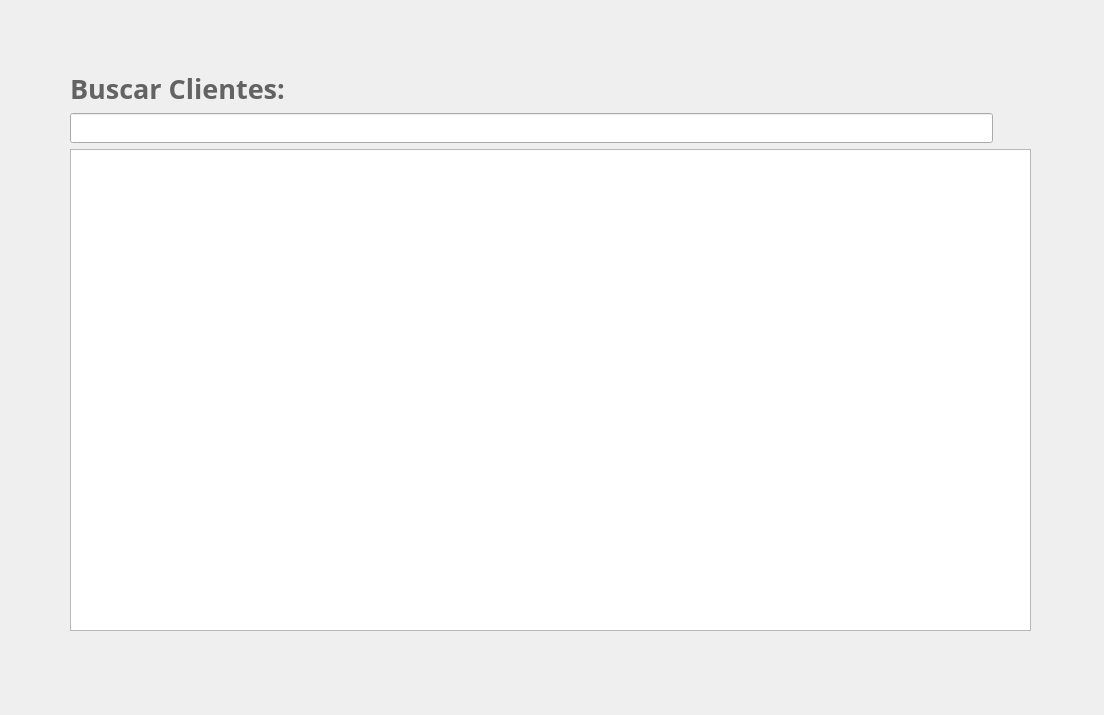
<?xml version="1.0" encoding="UTF-8"?>
<ui version="4.0">
 <class>buscarClientes</class>
 <widget class="QDialog" name="buscarClientes">
  <property name="geometry">
   <rect>
    <x>0</x>
    <y>0</y>
    <width>1104</width>
    <height>715</height>
   </rect>
  </property>
  <property name="windowTitle">
   <string>Dialog</string>
  </property>
  <widget class="QWidget" name="">
   <property name="geometry">
    <rect>
     <x>70</x>
     <y>70</y>
     <width>961</width>
     <height>561</height>
    </rect>
   </property>
   <layout class="QGridLayout" name="gridLayout">
    <item row="1" column="1">
     <widget class="QPushButton" name="pesquisaVendasClientes">
      <property name="styleSheet">
       <string notr="true">QPushButton{
border:none;

}</string>
      </property>
      <property name="text">
       <string/>
      </property>
      <property name="icon">
       <iconset>
        <normaloff>../img/magnifying-glass (1).png</normaloff>../img/magnifying-glass (1).png</iconset>
      </property>
      <property name="iconSize">
       <size>
        <width>25</width>
        <height>25</height>
       </size>
      </property>
     </widget>
    </item>
    <item row="0" column="0">
     <widget class="QLabel" name="buscarClientes2">
      <property name="font">
       <font>
        <family>Montserrat ExtraBold</family>
        <pointsize>20</pointsize>
        <weight>75</weight>
        <bold>true</bold>
       </font>
      </property>
      <property name="styleSheet">
       <string notr="true">color: rgb(99, 99, 99);</string>
      </property>
      <property name="text">
       <string>Buscar Clientes:</string>
      </property>
     </widget>
    </item>
    <item row="2" column="0" colspan="2">
     <widget class="QTableWidget" name="tabelasPesquisaClientes">
      <property name="enabled">
       <bool>true</bool>
      </property>
      <property name="autoFillBackground">
       <bool>false</bool>
      </property>
      <property name="frameShape">
       <enum>QFrame::StyledPanel</enum>
      </property>
      <property name="frameShadow">
       <enum>QFrame::Plain</enum>
      </property>
      <property name="lineWidth">
       <number>10</number>
      </property>
      <property name="midLineWidth">
       <number>10</number>
      </property>
      <property name="verticalScrollBarPolicy">
       <enum>Qt::ScrollBarAsNeeded</enum>
      </property>
      <property name="horizontalScrollBarPolicy">
       <enum>Qt::ScrollBarAsNeeded</enum>
      </property>
      <property name="autoScroll">
       <bool>true</bool>
      </property>
      <property name="editTriggers">
       <set>QAbstractItemView::NoEditTriggers</set>
      </property>
      <property name="tabKeyNavigation">
       <bool>false</bool>
      </property>
      <property name="selectionBehavior">
       <enum>QAbstractItemView::SelectItems</enum>
      </property>
      <property name="showGrid">
       <bool>true</bool>
      </property>
      <property name="sortingEnabled">
       <bool>false</bool>
      </property>
      <attribute name="horizontalHeaderVisible">
       <bool>false</bool>
      </attribute>
      <attribute name="horizontalHeaderCascadingSectionResizes">
       <bool>true</bool>
      </attribute>
      <attribute name="horizontalHeaderMinimumSectionSize">
       <number>50</number>
      </attribute>
      <attribute name="horizontalHeaderDefaultSectionSize">
       <number>100</number>
      </attribute>
      <attribute name="horizontalHeaderHighlightSections">
       <bool>false</bool>
      </attribute>
      <attribute name="horizontalHeaderShowSortIndicator" stdset="0">
       <bool>false</bool>
      </attribute>
      <attribute name="horizontalHeaderStretchLastSection">
       <bool>true</bool>
      </attribute>
      <attribute name="verticalHeaderVisible">
       <bool>false</bool>
      </attribute>
      <attribute name="verticalHeaderCascadingSectionResizes">
       <bool>true</bool>
      </attribute>
      <attribute name="verticalHeaderMinimumSectionSize">
       <number>10</number>
      </attribute>
      <attribute name="verticalHeaderDefaultSectionSize">
       <number>50</number>
      </attribute>
      <attribute name="verticalHeaderHighlightSections">
       <bool>true</bool>
      </attribute>
      <attribute name="verticalHeaderShowSortIndicator" stdset="0">
       <bool>true</bool>
      </attribute>
      <attribute name="verticalHeaderStretchLastSection">
       <bool>false</bool>
      </attribute>
      <column>
       <property name="text">
        <string>ID</string>
       </property>
      </column>
      <column>
       <property name="text">
        <string>NOME</string>
       </property>
      </column>
      <column>
       <property name="text">
        <string>TELEFONE</string>
       </property>
      </column>
      <column>
       <property name="text">
        <string>EMAIL</string>
       </property>
      </column>
      <column>
       <property name="text">
        <string>EDITAR</string>
       </property>
      </column>
     </widget>
    </item>
    <item row="1" column="0">
     <widget class="QLineEdit" name="tabelasPesquisaClientes2">
      <property name="minimumSize">
       <size>
        <width>0</width>
        <height>30</height>
       </size>
      </property>
      <property name="maximumSize">
       <size>
        <width>16777215</width>
        <height>250</height>
       </size>
      </property>
      <property name="sizeIncrement">
       <size>
        <width>250</width>
        <height>250</height>
       </size>
      </property>
     </widget>
    </item>
   </layout>
  </widget>
 </widget>
 <resources/>
 <connections/>
</ui>
